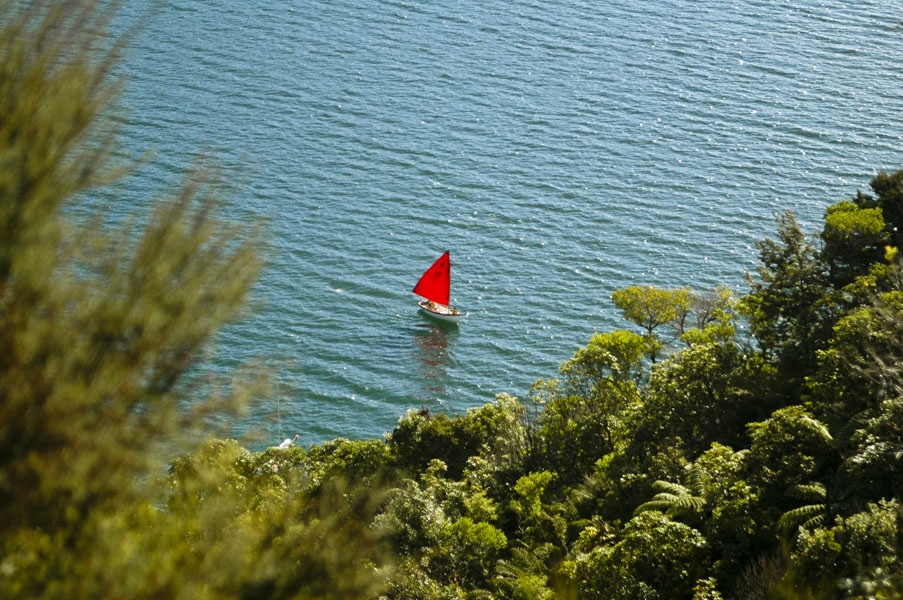
#> input picture New_Zealand_Boat.jpg, 903 x 600 px, found by its file name
$ jupyter execute --allow-errors 'Basic Image Manipulation.ipynb'   (shell and % lines are left out)
#> lines starting #> are read from the running program, lines starting #| are printed output that depends on the picture
[cell 1]
# Imports
import os
import cv2 as cv
import matplotlib.pyplot as plt

from zipfile import ZipFile
from urllib.request import urlretrieve

from IPython.display import Image

[cell 2]
# Download assets
def download_and_unzip(url, save_path):
#> called with save_path = 'opencv_bootcamp_assets_NB2.zip'
    print(f"Downloading and extracting assests....", end="")

    # Downloading zip file using urllib package.
    urlretrieve(url, save_path)
#> (this line was passed over: the network is not available in this run)

    try:
        # Extracting zip file using the zipfile package.
        with ZipFile(save_path) as z:
            # Extract ZIP file contents in the same directory.
            z.extractall(os.path.split(save_path)[0])

        print("Done")

    except Exception as e:
        print("\nInvalid file.", e)

URL = r"https://www.dropbox.com/s/rys6f1vprily2bg/opencv_bootcamp_assets_NB2.zip?dl=1"

asset_zip_path = os.path.join(os.getcwd(), f"opencv_bootcamp_assets_NB2.zip")

# Download if assest ZIP does not exists.
if not os.path.exists(asset_zip_path):
    download_and_unzip(URL, asset_zip_path)

[cell 3]
# Show checkerboard image and array
cb_img = cv.imread('checkerboard_18x18.png', 0)

# Set color to gray scale
plt.imshow(cb_img, cmap='gray')
#> (this line was passed over: IPython is not available in this run)
print(cb_img)
#| None

#> (a cell that did not finish here is left out)

#> (a cell that did not finish here is left out)

[cell 6]
# Cropping images
img_nz_bgr = cv.imread('New_Zealand_boat.jpg', 1)
#> img_nz_bgr is the input picture: shape (600, 903, 3); mean B, G, R 96.6, 115, 98
img_nz_rbg = img_nz_bgr[: , :, ::-1]

plt.imshow(img_nz_rbg)
#> (this line was passed over: IPython is not available in this run)

[cell 7]
# Crop out boat
crop = img_nz_rbg[200:400, 300:600]
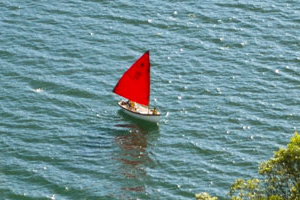
#> crop: shape (200, 300, 3); mean R, G, B 111.8, 143.5, 147.6

plt.imshow(crop)
#> (this line was passed over: IPython is not available in this run)

[cell 8]
# Specifying scaling factor
resized_crop = cv.resize(crop, None, fx=2, fy=2)
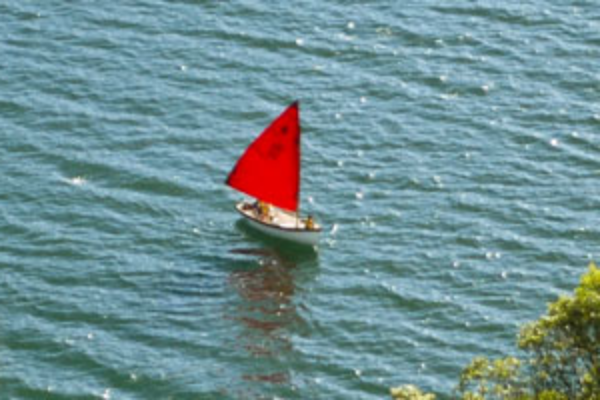
#> resized_crop: shape (400, 600, 3); mean R, G, B 111.8, 143.4, 147.6
plt.imshow(resized_crop)
#> (this line was passed over: IPython is not available in this run)

[cell 9]
# Resizing with exact size
w = 100
h = 200
dim = (w, h)

resized_crop = cv.resize(crop, dsize=dim)
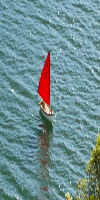
#> resized_crop: shape (200, 100, 3); mean R, G, B 111.8, 143.4, 147.6
plt.imshow(resized_crop)
#> (this line was passed over: IPython is not available in this run)

[cell 10]
# Maintaining aspect ratio
w = 100
aspect_ratio = w/crop.shape[1]
#> aspect_ratio = 0.333
h = int(crop.shape[0] * aspect_ratio)
#> h = 66
dim = (w,h)
#> dim = (100, 66)

resized_crop = cv.resize(crop, dsize=dim)
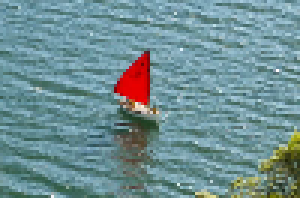
#> resized_crop: shape (66, 100, 3) (shown 3 times larger); mean R, G, B 111.4, 143.1, 147.2
plt.imshow(resized_crop)
#> (this line was passed over: IPython is not available in this run)
